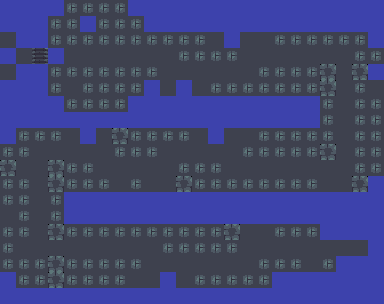

Rendered tile map (Tiled .tmx) drawn with the repository's tilesets; below, a short description and the full map source, tile grids included:
An orthogonal 24x19 tile map with 16x16 px tiles, 1 tile layer (terrain) and 29 objects.

<map version="1.10" tiledversion="1.11.2" orientation="orthogonal" renderorder="right-down" width="24" height="19" tilewidth="16" tileheight="16" infinite="0" nextlayerid="3" nextobjectid="30">
 <properties>
  <property name="name" value="Serpentine" />
  <property name="author" value="moineau" />
  <property name="goldMoves" type="int" value="275" />
  <property name="platinumMoves" type="int" value="250" />
  <property name="goldTime" type="float" value="57.6" />
 </properties>
 <tileset firstgid="1" source="tileset.tsx" />
 <layer id="1" name="terrain" width="24" height="19">
  <data encoding="csv">
3,3,3,3,2,2,2,2,3,3,3,3,3,3,3,3,3,3,3,3,3,3,3,3,
3,3,3,2,2,3,2,2,2,3,3,3,3,3,3,3,3,3,3,3,3,3,3,3,
1,3,3,2,2,2,2,2,2,2,2,2,2,1,3,1,1,2,2,2,2,2,2,3,
3,1,5,3,1,1,1,1,1,1,1,2,2,2,2,1,1,1,1,1,1,1,2,2,
1,3,3,2,2,2,2,2,2,2,1,1,1,1,1,1,2,2,2,2,4,1,4,3,
3,3,3,2,1,2,2,2,2,3,1,3,1,2,2,2,2,2,2,2,4,1,2,1,
3,3,3,3,2,2,2,2,3,3,3,3,3,3,3,3,3,3,3,3,2,1,2,2,
3,3,3,3,3,3,3,3,3,3,3,3,3,3,3,3,3,3,3,3,2,1,2,2,
3,2,2,2,1,3,1,4,2,2,2,2,1,3,1,1,2,2,2,2,2,1,2,2,
2,2,1,1,1,1,1,2,2,2,1,1,1,1,1,2,2,2,2,2,4,1,2,2,
4,1,1,4,2,2,1,1,1,1,1,2,2,2,1,1,1,1,1,1,1,1,2,2,
2,2,1,4,2,2,2,1,2,1,1,4,2,2,2,2,2,2,2,2,1,1,4,3,
2,2,1,2,3,3,3,3,3,3,3,3,3,3,3,3,3,3,3,3,3,3,3,3,
1,2,1,2,3,3,3,3,3,3,3,3,3,3,3,3,3,3,3,3,3,3,3,3,
2,2,1,4,2,2,2,2,2,2,2,2,2,2,4,1,1,2,2,2,3,3,3,3,
2,1,1,1,1,1,1,1,1,1,2,2,2,2,2,1,1,1,1,1,1,1,1,3,
2,2,2,4,2,2,2,2,2,1,1,1,1,1,1,1,2,2,2,1,2,3,3,3,
3,2,2,4,2,2,2,2,1,1,3,1,2,2,2,2,2,3,3,3,3,3,3,3,
3,3,3,3,3,3,3,3,3,3,3,3,3,3,3,3,3,3,3,3,3,3,3,3
</data>
 </layer>
 <objectgroup id="2" name="objects">
  <object id="1" gid="6" x="352" y="256" width="16" height="16" />
  <object id="2" gid="9" x="208" y="48" width="16" height="16" />
  <object id="3" gid="7" x="240" y="48" width="16" height="16" />
  <object id="4" gid="8" x="256" y="48" width="16" height="16" />
  <object id="5" gid="8" x="112" y="64" width="16" height="16" />
  <object id="6" gid="7" x="64" y="96" width="16" height="16" />
  <object id="7" gid="9" x="192" y="96" width="16" height="16" />
  <object id="8" gid="9" x="368" y="96" width="16" height="16" />
  <object id="9" gid="9" x="64" y="144" width="16" height="16" />
  <object id="10" gid="7" x="96" y="144" width="16" height="16" />
  <object id="11" gid="9" x="192" y="144" width="16" height="16" />
  <object id="12" gid="7" x="224" y="144" width="16" height="16" />
  <object id="13" gid="8" x="240" y="144" width="16" height="16" />
  <object id="14" gid="8" x="16" y="176" width="16" height="16" />
  <object id="15" gid="8" x="272" y="176" width="16" height="16" />
  <object id="16" gid="7" x="112" y="192" width="16" height="16" />
  <object id="17" gid="8" x="144" y="192" width="16" height="16" />
  <object id="18" gid="8" x="320" y="192" width="16" height="16" />
  <object id="19" gid="9" x="336" y="192" width="16" height="16" />
  <object id="20" gid="8" x="32" y="208" width="16" height="16" />
  <object id="21" gid="7" x="0" y="224" width="16" height="16" />
  <object id="22" gid="9" x="240" y="240" width="16" height="16" />
  <object id="23" gid="8" x="256" y="240" width="16" height="16" />
  <object id="24" gid="8" x="272" y="256" width="16" height="16" />
  <object id="25" gid="9" x="336" y="256" width="16" height="16" />
  <object id="26" gid="7" x="304" y="272" width="16" height="16" />
  <object id="27" gid="8" x="128" y="288" width="16" height="16" />
  <object id="28" gid="7" x="144" y="288" width="16" height="16" />
  <object id="29" gid="9" x="176" y="288" width="16" height="16" />
 </objectgroup>
</map>
